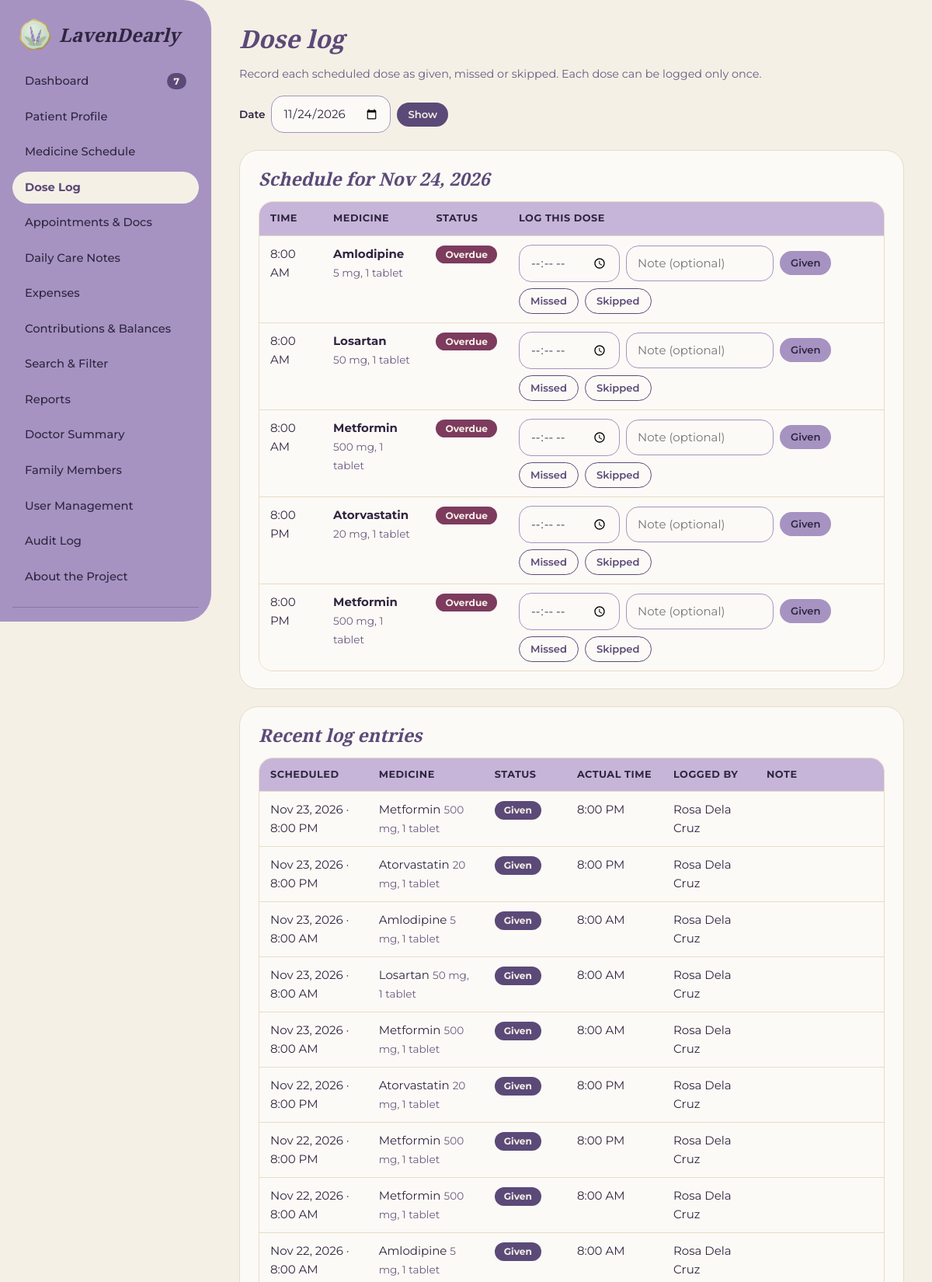
The app's page /doselog.php (signed in, upper part) with its own data.
### tables this page shows
CREATE TABLE medicines (
  id              INT UNSIGNED AUTO_INCREMENT PRIMARY KEY,
  name            VARCHAR(100) NOT NULL,
  dose            VARCHAR(60)  NOT NULL,
  times_of_day    VARCHAR(100) NOT NULL,            
  start_date      DATE NOT NULL,
  refill_date     DATE NULL,
  end_date        DATE NULL,
  prescribing_doctor VARCHAR(120) NULL,
  status          ENUM('active','discontinued') NOT NULL DEFAULT 'active'
);

CREATE TABLE dose_log (
  id             INT UNSIGNED AUTO_INCREMENT PRIMARY KEY,
  medicine_id    INT UNSIGNED NOT NULL,
  scheduled_date DATE NOT NULL,
  scheduled_time TIME NOT NULL,
  status         ENUM('given','missed','skipped') NOT NULL,
  actual_time    TIME NULL,
  logged_by      INT UNSIGNED NOT NULL,
  note           VARCHAR(255) NULL,
  created_at     DATETIME NOT NULL,
  UNIQUE KEY uq_dose (medicine_id, scheduled_date, scheduled_time),    
  FOREIGN KEY (medicine_id) REFERENCES medicines(id),
  FOREIGN KEY (logged_by)   REFERENCES users(id)
);

CREATE TABLE users (
  id            INT UNSIGNED AUTO_INCREMENT PRIMARY KEY,
  full_name     VARCHAR(100) NOT NULL,
  username      VARCHAR(40)  NOT NULL UNIQUE,
  email         VARCHAR(120) NOT NULL,
  password_hash VARCHAR(255) NOT NULL,
  role          ENUM('admin','caregiver','contributor') NOT NULL,
  relationship  VARCHAR(60)  NOT NULL DEFAULT '',
  share_percent DECIMAL(5,2) NOT NULL DEFAULT 0 CHECK (share_percent >= 0 AND share_percent <= 100),
  is_active     TINYINT(1)   NOT NULL DEFAULT 1,
  created_at    DATETIME     NOT NULL
);

### config/db.php (called while the page is built, shortened)
<?php
function db(): PDO
{
    static $pdo = null;
    if ($pdo === null) {
        try {
            $pdo = new PDO(
                'mysql:host=' . DB_HOST . ';dbname=' . DB_NAME . ';charset=utf8mb4',
                DB_USER,
                DB_PASS,
                [
                    PDO::ATTR_ERRMODE            => PDO::ERRMODE_EXCEPTION,
                    PDO::ATTR_DEFAULT_FETCH_MODE => PDO::FETCH_ASSOC,
                    PDO::ATTR_EMULATE_PREPARES   => false,
                ]
            );
        } catch (PDOException $ex) {
            http_response_code(500);
            exit('<h2 style="font-family:sans-serif">LavenDearly could not connect to the database.</h2>'
                . '<p style="font-family:sans-serif">Start MySQL, import <code>database/lavendearly.sql</code>, '
                . 'and check <code>config/db.php</code>.</p>');
        }
    }
    return $pdo;
}

### doselog.php (the view, shortened to what this page needs)
<?php
require __DIR__ . '/includes/functions.php';
$me = require_login();
$pdo = db();
$today = date('Y-m-d');
$date = valid_date($_GET['date'] ?? '') ? $_GET['date'] : $today;
$rows = scheduled_doses($date);
$history = $pdo->prepare('SELECT d.*, m.name, m.dose, u.full_name AS logger FROM dose_log d
    JOIN medicines m ON m.id = d.medicine_id JOIN users u ON u.id = d.logged_by
    ORDER BY d.scheduled_date DESC, d.scheduled_time DESC LIMIT 40');
$history->execute();
$history = $history->fetchAll();
include __DIR__ . '/includes/header.php';
?>
<div class="page-head">
  <div><h1>Dose log</h1><p class="muted">Record each scheduled dose as given, missed or skipped. Each dose can be logged only once.</p></div>
  <form method="get" class="actions"><label for="date" style="margin:0">Date</label>
    <input type="date" id="date" name="date" max="<?= $today ?>" value="<?= e($date) ?>" style="width:auto">
    <button class="btn btn-sm">Show</button></form>
</div>
<section class="card">
  <h2>Schedule for <?= fdate($date) ?></h2>
  <?php if (!$rows): ?><div class="empty">No medicines were scheduled on this date.</div><?php else: ?>
  <div class="table-wrap"><table>
    <thead><tr><th>Time</th><th>Medicine</th><th>Status</th><th>Log this dose</th></tr></thead>
    <tbody>
    <?php foreach ($rows as $r): ?>
      <tr>
        <td><?= ftime($r['time']) ?></td>
        <td><strong><?= e($r['name']) ?></strong><br><span class="muted small"><?= e($r['dose']) ?></span></td>
        <td><?= chip($r['state']) ?>
          </td>
        <td>
          <?php if (!$r['log'] && $r['state'] !== 'upcoming' && can('dose.log')): ?>
          <form method="post" class="actions">
            <input type="time" name="actual_time" aria-label="Actual time given" style="width:130px" title="Actual time given (optional)">
            <input type="text" name="note" maxlength="255" placeholder="Note (optional)" aria-label="Note" style="width:190px">
            <button class="btn btn-sm btn-dusty" name="status" value="given">Given</button>
            <button class="btn btn-sm btn-ghost" name="status" value="missed">Missed</button>
            <button class="btn btn-sm btn-ghost" name="status" value="skipped">Skipped</button>
          </form>
          <?php else: ?><span class="muted small">—</span><?php endif; ?>
        </td>
      </tr>
    <?php endforeach; ?>
    </tbody>
  </table></div>
  <?php endif; ?>
</section>
<section class="card">
  <h2>Recent log entries</h2>
  <?php if (!$history): ?><div class="empty">Nothing has been logged yet.</div><?php else: ?>
  <div class="table-wrap"><table>
    <thead><tr><th>Scheduled</th><th>Medicine</th><th>Status</th><th>Actual time</th><th>Logged by</th><th>Note</th></tr></thead>
    <tbody>
    <?php foreach ($history as $h): ?>
      <tr><td><?= fdate($h['scheduled_date']) ?> · <?= ftime($h['scheduled_time']) ?></td>
        <td><?= e($h['name']) ?> <span class="muted small"><?= e($h['dose']) ?></span></td>
        <td><?= chip($h['status']) ?></td><td><?= ftime($h['actual_time']) ?></td>
        <td><?= e($h['logger']) ?></td><td><?= e($h['note'] ?: '') ?></td></tr>
    <?php endforeach; ?>
    </tbody>
  </table></div>
  <?php endif; ?>
</section>
<?php include __DIR__ . '/includes/footer.php'; ?>

### includes/functions.php (shortened to what this page needs)
<?php
require_once __DIR__ . '/../config/db.php';
function e($s): string { return htmlspecialchars((string)$s, ENT_QUOTES, 'UTF-8'); }
function fdate(?string $d): string { return $d ? date('M j, Y', strtotime($d)) : '—'; }
function ftime(?string $t): string { return $t ? date('g:i A', strtotime(substr($t, 0, 5))) : '—'; }
function me(): ?array { return $GLOBALS['me'] ?? null; }
function can(string $perm): bool
{
    $u = me();
    return $u && in_array($u['role'], PERMS[$perm] ?? [], true);
}
function require_login(): array
{
    $st = db()->prepare('SELECT * FROM users WHERE id = ? AND is_active = 1');
    $st->execute([$_SESSION['uid']]);
    $u = $st->fetch();
    return $u;
}
function scheduled_doses(string $date): array
{
    $pdo = db();
    $st = $pdo->prepare("SELECT * FROM medicines
        WHERE start_date <= ? AND (status = 'active' OR (end_date IS NOT NULL AND end_date >= ?))
        ORDER BY name");
    $st->execute([$date, $date]);
    $meds = $st->fetchAll();
    $lg = $pdo->prepare('SELECT d.*, u.full_name AS logger FROM dose_log d JOIN users u ON u.id = d.logged_by WHERE d.scheduled_date = ?');
    $lg->execute([$date]);
    $logs = [];
    foreach ($lg->fetchAll() as $row) $logs[$row['medicine_id'] . '|' . substr($row['scheduled_time'], 0, 5)] = $row;
    $today = date('Y-m-d');
    $rows = [];
    foreach ($meds as $m) {
        foreach (explode(',', $m['times_of_day']) as $t) {
            $t = trim($t);
            $log = $logs[$m['id'] . '|' . $t] ?? null;
            if ($log) $state = $log['status'];
            elseif ($date > $today) $state = 'upcoming';
            elseif (strtotime("$date $t") + DOSE_GRACE_MIN * 60 < time()) $state = 'overdue';
            else $state = 'pending';
            $rows[] = ['med_id' => $m['id'], 'name' => $m['name'], 'dose' => $m['dose'], 'time' => $t,
                       'date' => $date, 'log' => $log, 'state' => $state, 'med_status' => $m['status']];
        }
    }
    usort($rows, fn($a, $b) => [$a['time'], $a['name']] <=> [$b['time'], $b['name']]);
    return $rows;
}
function overdue_doses(int $daysBack = 1): array
{
    $out = [];
    for ($i = $daysBack; $i >= 0; $i--) {
        $d = date('Y-m-d', strtotime("-$i day"));
        foreach (scheduled_doses($d) as $r) if ($r['state'] === 'overdue' && $r['med_status'] === 'active') $out[] = $r;
    }
    return $out;
}
function chip(string $state): string
{
    $labels = ['given' => 'Given', 'missed' => 'Missed', 'skipped' => 'Skipped', 'overdue' => 'Overdue',
               'pending' => 'Pending', 'upcoming' => 'Upcoming'];
    return '<span class="chip chip-' . e($state) . '">' . e($labels[$state] ?? ucfirst($state)) . '</span>';
}

### assets/css/style.css (style rules this page uses)
:root { --lav:#C6B5D8; --dusty:#A693C2; --cream:#F5F0E6; --beige:#E7DCC6; --taupe:#CBBEB1; --plum:#5B4A78; --ink:#2F2540; --muted:#6A5A82; --berry:#7D3B5E; --paper:#FCFAF6; --radius:24px; }
* { box-sizing:border-box }
html { scroll-behavior:smooth }
body { margin:0;font-family:'Montserrat',system-ui,-apple-system,Segoe UI,sans-serif;background:var(--cream);color:var(--ink);line-height:1.6;font-size:15px }
h1,h2,h3,h4 { font-family:'Playfair Display',Georgia,serif;font-style:italic;font-weight:700;margin:0 0 .45em;line-height:1.25;color:var(--plum) }
h1 { font-size:2rem }
h2 { font-size:1.45rem }
p { margin:0 0 .9em }
.muted { color:var(--muted);font-size:.9rem }
.small { font-size:.85rem }
.page-head { display:flex;justify-content:space-between;align-items:flex-end;gap:16px;flex-wrap:wrap;margin-bottom:22px }
.page-head p { margin:0 }
.card { background:var(--paper);border:1px solid var(--beige);border-radius:var(--radius);padding:22px 24px;margin-bottom:22px }
.card h2 { margin-bottom:.6em }
.table-wrap { overflow-x:auto;border-radius:18px;border:1px solid var(--beige) }
table { width:100%;border-collapse:collapse;background:var(--paper) }
th { background:var(--lav);color:var(--ink);text-align:left;font-size:.8rem;text-transform:uppercase;letter-spacing:.04em;padding:11px 14px;white-space:nowrap }
td { padding:11px 14px;border-top:1px solid var(--beige);vertical-align:top }
label { display:block;font-weight:600;font-size:.85rem;margin:0 0 4px }
input[type=text],input[type=email],input[type=password],input[type=date],input[type=time],input[type=number],input[type=month],select,textarea,input[type=file] { width:100%;padding:10px 14px;border:1.5px solid var(--dusty);border-radius:16px;background:var(--paper);color:var(--ink);font:inherit }
.actions { display:flex;gap:8px;flex-wrap:wrap;align-items:center }
.btn { display:inline-block;border:0;border-radius:999px;padding:10px 22px;background:var(--plum);color:var(--cream);font:inherit;font-weight:600;cursor:pointer;text-decoration:none;transition:filter .15s }
.btn-dusty { background:var(--dusty);color:var(--ink) }
.btn-ghost { background:transparent;color:var(--plum);border:1.5px solid var(--plum) }
.btn-sm { padding:5px 14px;font-size:.82rem }
.chip { display:inline-block;padding:2px 12px;border-radius:999px;font-size:.76rem;font-weight:700;white-space:nowrap }
.chip-given { background:var(--plum);color:var(--cream) }
.chip-overdue { background:var(--berry);color:var(--cream) }

### records on screen
medicines: times_of_day "8:00 AM", name "Amlodipine", dose "5 mg, 1 tablet"
medicines: times_of_day "8:00 AM", name "Losartan", dose "50 mg, 1 tablet"
medicines: time "8:00 AM", name "Metformin", dose "500 mg, 1 tablet", time "8:00 PM"
medicines: times_of_day "8:00 PM", name "Atorvastatin", dose "20 mg, 1 tablet"
dose_log: scheduled_date "Nov 23, 2026", scheduled_time "8:00 PM", medicine.name "Metformin", medicine.dose "500 mg, 1 tablet", status "Given", actual_time "8:00 PM", logged_by.full_name "Rosa Dela Cruz"
dose_log: scheduled_date "Nov 23, 2026", scheduled_time "8:00 PM", medicine.name "Atorvastatin", medicine.dose "20 mg, 1 tablet", status "Given", actual_time "8:00 PM", logged_by.full_name "Rosa Dela Cruz"
dose_log: scheduled_date "Nov 23, 2026", scheduled_time "8:00 AM", medicine.name "Amlodipine", medicine.dose "5 mg, 1 tablet", status "Given", actual_time "8:00 AM", logged_by.full_name "Rosa Dela Cruz"
dose_log: scheduled_date "Nov 23, 2026", scheduled_time "8:00 AM", medicine.name "Losartan", medicine.dose "50 mg, 1 tablet", status "Given", actual_time "8:00 AM", logged_by.full_name "Rosa Dela Cruz"
dose_log: scheduled_date "Nov 23, 2026", scheduled_time "8:00 AM", medicine.name "Metformin", medicine.dose "500 mg, 1 tablet", status "Given", actual_time "8:00 AM", logged_by.full_name "Rosa Dela Cruz"
dose_log: scheduled_date "Nov 22, 2026", scheduled_time "8:00 PM", medicine.name "Atorvastatin", medicine.dose "20 mg, 1 tablet", status "Given", actual_time "8:00 PM", logged_by.full_name "Rosa Dela Cruz"
dose_log: scheduled_date "Nov 22, 2026", scheduled_time "8:00 PM", medicine.name "Metformin", medicine.dose "500 mg, 1 tablet", status "Given", actual_time "8:00 PM", logged_by.full_name "Rosa Dela Cruz"
dose_log: scheduled_date "Nov 22, 2026", scheduled_time "8:00 AM", medicine.name "Metformin", medicine.dose "500 mg, 1 tablet", status "Given", actual_time "8:00 AM", logged_by.full_name "Rosa Dela Cruz"
dose_log: scheduled_date "Nov 22, 2026", scheduled_time "8:00 AM", medicine.name "Amlodipine", medicine.dose "5 mg, 1 tablet", status "Given", actual_time "8:00 AM", logged_by.full_name "Rosa Dela Cruz"

### other values on screen
$label "Dashboard"
$label "Patient Profile"
$label "Medicine Schedule"
$label "Dose Log"
$label "Appointments & Docs"
$label "Daily Care Notes"
$label "Expenses"
$label "Contributions & Balances"
$label "Search & Filter"
$label "Reports"
$label "Doctor Summary"
$label "Family Members"
$label "User Management"
$label "Audit Log"
$label "About the Project"
